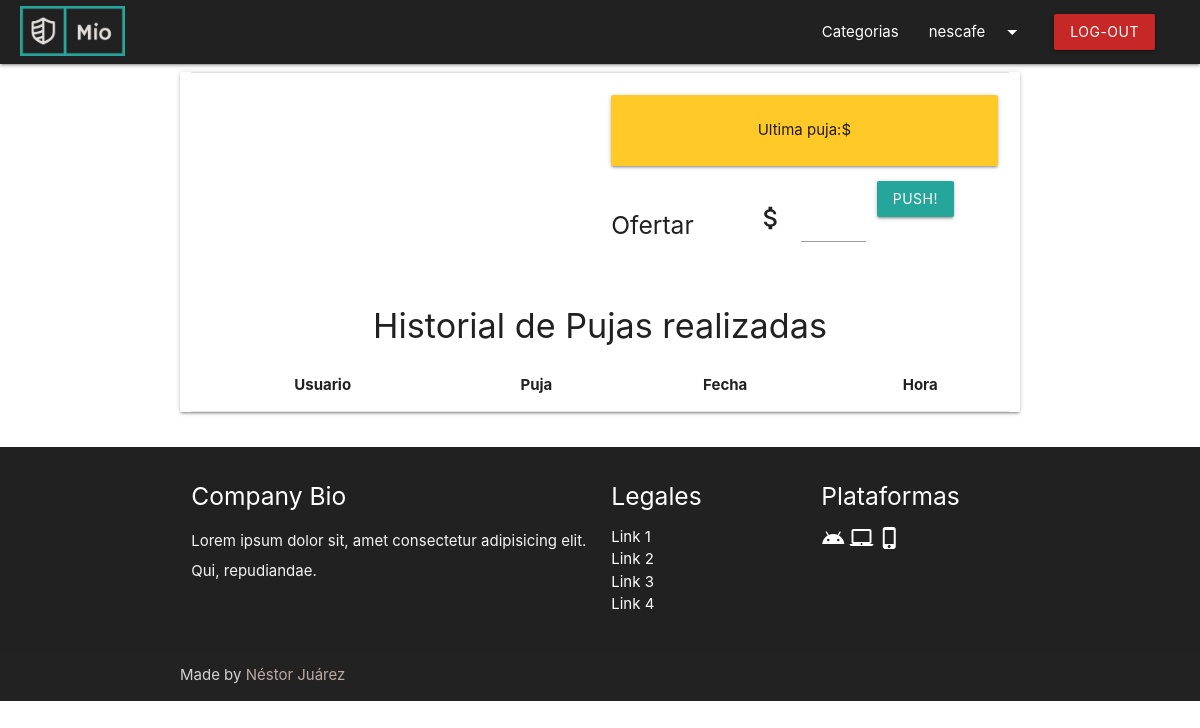
Page /subasta/8/ (signed in) on the earlier database version.
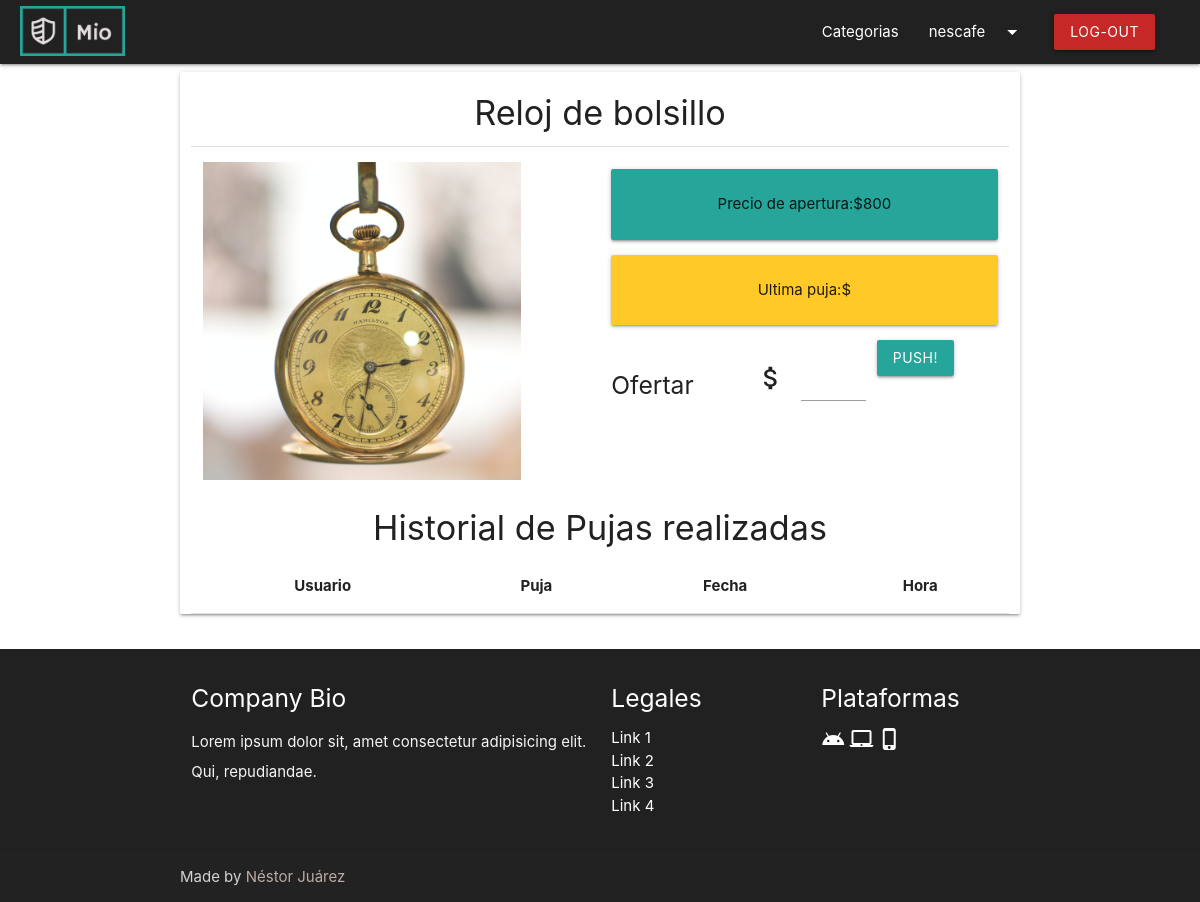
Same page on the later database version.
### subasta_app/models.py (models this page shows, shortened)
class Articulo(models.Model):
    user = models.ForeignKey(User, on_delete=models.CASCADE)
    categoria = models.ForeignKey(Categoria, on_delete=models.CASCADE)
    nombre =models.CharField( max_length=80, null=False, blank=False)
    slug = AutoSlugField(max_length=80, unique=True, populate_from="nombre")
    descripcion = models.CharField(max_length=240, null=False, blank=False)
    precio_minimo = models.IntegerField(null=True, blank=True)
    imagen =  models.ImageField(upload_to='articulos_images', null=True)

### subasta_app/views.py (the view, shortened to what this page needs)
# urls.py: path("subasta/<int:articulo_id>/", views.subasta_articulo),
@login_required()
def subasta_articulo(request,articulo_id):
    articulo_subasta = Subasta.objects.filter(articulo_id = articulo_id)
    articulo = Articulo.objects.filter(id=articulo_id)
    puja = Puja.objects.filter(articulo_id= articulo_id).order_by('-fecha','-hora').values()
    usuario = User.objects.all()
    return render(request,"./subastas_app/subasta_articulo.html",
    {
        'articulo_subasta' : articulo_subasta,
        'articulo' : articulo,
        'puja': puja,
        'usuarios': usuario,
    })

### subasta_app/templates/subastas_app/subasta_articulo.html (shortened to what this page needs)
{% extends 'subastas_app/index.html' %}
    {% block content %}
    <div class="container">
        <div class="row">
            <div class="card-panel col s12 l12">
                <div class="card-tittle center">
                    {% for item  in articulo %}
                    <h4>{{ item.nombre }}</h4>
                    {% endfor %}
                </div>
                <div class="divider"></div>
                <div class="section">
                    <div class="col s11 l5">
                        {% for item in articulo %}
                        <img class="responsive-img" height="350px" src="{{ item.imagen.url }}">
                        {% endfor %}
                    </div>
                    <div class="card-content col s12 l6 right">
                        <div class=" s10 ">
                            {% for item  in articulo %}
                            <div class="card-panel  center-align teal lighten-1 "> Precio de
                                apertura:${{item.precio_minimo }}
                            </div>
                            {% endfor %}
                            <div class="card-panel center-align amber lighten-1"> Ultima puja:${{ ultima_puja.precio }}
                            </div>
                        </div>
                        <div class="row valign-wrapper">
                            <div class="col l6">
                                <h5>Ofertar </h5>
                            </div>
                            <form action="" method="post">
                                <div class="input-field col l6">
                                    <i class=" tiny material-icons prefix ">attach_money</i>
                                    <input type="text" class="validate" id="puja" name="valor_puja" value="">
                                </div>
                                <button onclick="M.toast({html:  puja.value, classes: 'rounded'})" class="btn"
                                    type="submit">Push!</button>
                            </form>
                        </div>
                    </div>
                </div>
                <div class="section">
                    </div>
                    <h4 class=" col l12 center">Historial de Pujas realizadas</h4>
                    <table class="responsive-table centered">
                        <thead>
                            <tr>
                                <th>Usuario</th>
                                <th>Puja </th>
                                <th>Fecha</th>
                                <th>Hora</th>
                            </tr>
                        </thead>
                    </table>
                </div>
            </div>
        </div>
    {% endblock %}

Differences in the rows shown:
added Articulo: nombre "Reloj de bolsillo", imagen (picture), precio_minimo "800"
